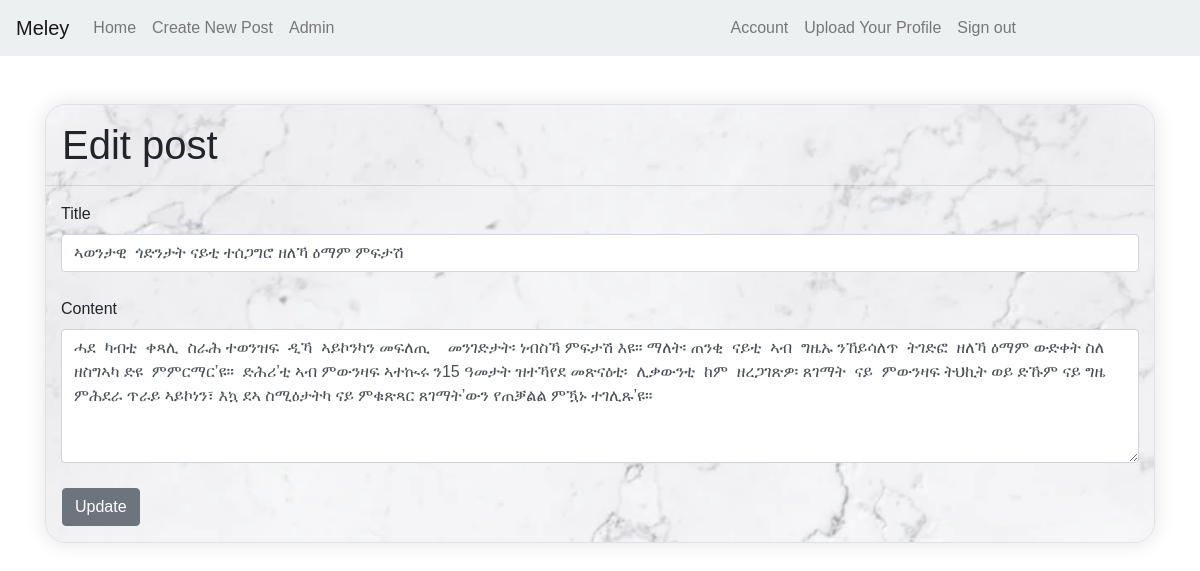
The app's page /viewPost/1/updatePost (signed in) with its own data.
### app/models.py (models this page shows, shortened)
class Post(db.Model):
    id = db.Column(db.Integer, primary_key=True)
    post_title = db.Column(db.String(60), index=True, nullable=False)
    posted_content = db.Column(db.Text, index=True, nullable=False)
    date= db.Column(db.DateTime, nullable=False, default=datetime.utcnow)
    user_id = db.Column(db.Integer, db.ForeignKey('user.id'), nullable=False)

### app/views.py (the view, shortened to what this page needs)
@app.route("/viewPost/<int:post_id>/updatePost", methods=['GET', 'POST'])
@login_required
def updatePost(post_id):
    update_post=Post.query.get_or_404(post_id)
    return render_template('updatepost.html', title="UpdatePost", update_post=update_post)

### app/models.py (called while the page is built)
@login_manager.user_loader
def load_user(user_id):
    return User.query.get(int(user_id))

### app/templates/updatepost.html
{% extends "base.html" %}
{% block content %}
<div class="container ">
<div class="post_box mt-5 border">
    <h1 class="text-centre ml-3 mt-3">Edit post</h1>
    <hr>
    <form action="/viewPost/{{update_post.id}}/updatePost" method="POST">
        <div class="form-group">
        <label for="tt">Title</label>
        <input type="text" id="tt" class="form-control " name="title" placeholder="Title" value="{{update_post.post_title}}">
        </div>
         <div class="form-group">
        <label for="ta">Content</label>
        <textarea id="ta" class="form-control" name="content" rows="5"  >{{update_post.posted_content}}</textarea>
         </div>
         <button type="submit" class="btn btn-secondary mb-3 ml-3">Update</button>
  </form>
</div>
</div>
{% endblock content %}

### app/static/style.css (style rules this page uses)
.form-group { margin-bottom: 25px; margin-left: 15px; margin-right: 15px; }
.container { height: 500px; }
body { background-color: white; font-family: sans-serif; }
.post_box { background:url(../static/img2/hasas8.png) no-repeat ; background-size: cover; box-shadow: 0px 0px 20px 1px rgba(0,0,0,0.1); border-radius: 20px; border-bottom:solid 1px rgba(198, 199, 133, 0.63); transition: all 1s; }

### records on screen
Post: title "ኣወንታዊ ጎድንታት ናይቲ ተሰጋግሮ ዘለኻ ዕማም ምፍታሽ", content "ሓደ ካብቲ ቀጻሊ ስራሕ ተወንዝፍ ዲኻ ኣይኮንካን መፍለጢ መንገድታት፡ ነብስኻ ምፍታሽ እዩ። ማለት፡ ጠንቂ ናይቲ ኣብ ግዜኡ ንኸይሳለጥ ትገድፎ ዘለኻ ዕማም ውድቀት ስለ ዘስግኣካ ድዩ ምምርማር’ዩ። ድሕሪ’ቲ ኣብ ምውንዛፍ ኣተኲሩ ን15 ዓመታት ዝተኻየደ መጽናዕቲ፡ ሊቃውንቲ ከም ዘረጋገጽዎ፡ ጸገማት ናይ ምውንዛፍ ትህኪት ወይ ድኹም ናይ ግዜ ምሕደራ ጥራይ ኣይኮነን፣ እኳ ደኣ ስሚዕታትካ ናይ ምቁጽጻር ጸገማት’ውን የጠቓልል ምዃኑ ተገሊጹ’ዩ።"
